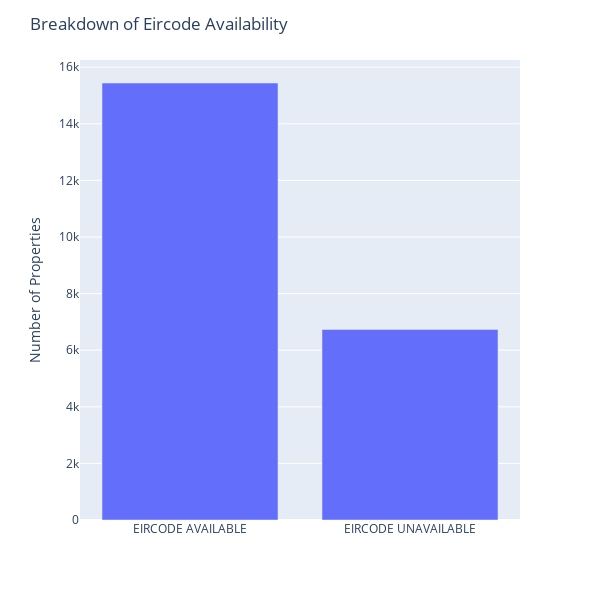

This figure's notebook cell:
### Code cell
# EIRCODE
ppr_eircode = ppr.groupby(['eircode_availability']).size().to_frame('count').sort_values(by= 'count', ascending=False)
ppr_eircode = pd.DataFrame(ppr_eircode)
ppr_eircode = ppr_eircode.reset_index(drop=False)
ppr_eircode['% of missing eircodes'] = ppr_eircode['count'] /ppr_eircode['count'].sum()
print(ppr_eircode)

# GRAP
fig = px.bar(x = ppr_eircode['eircode_availability'], 
             y =  ppr_eircode["count"])

fig.update_layout(title = "Breakdown of Eircode Availability",
                  yaxis_title = 'Number of Properties', 
                  xaxis_title =  None, 
                  barmode='group')
fig.update_layout(height=600, width=600)
fig.show()

### Figure 1 — Plotly figure (JSON) as saved in the notebook; plotly's stock layout.template omitted (floating-point values rounded to 4 significant figures)
{"data": [{"alignmentgroup": "True", "hovertemplate": "x=%{x}<br>y=%{y}<extra></extra>", "legendgroup": "", "marker": {"color": "#636efa", "pattern": {"shape": ""}}, "name": "", "offsetgroup": "", "orientation": "v", "showlegend": false, "textposition": "auto", "type": "bar", "x": ["EIRCODE AVAILABLE", "EIRCODE UNAVAILABLE"], "xaxis": "x", "y": [15440, 6733], "yaxis": "y"}], "layout": {"barmode": "group", "height": 600, "legend": {"tracegroupgap": 0}, "margin": {"t": 60}, "title": {"text": "Breakdown of Eircode Availability"}, "width": 600, "xaxis": {"anchor": "y", "domain": [0, 1], "title": {}}, "yaxis": {"anchor": "x", "domain": [0, 1], "title": {"text": "Number of Properties"}}}}
